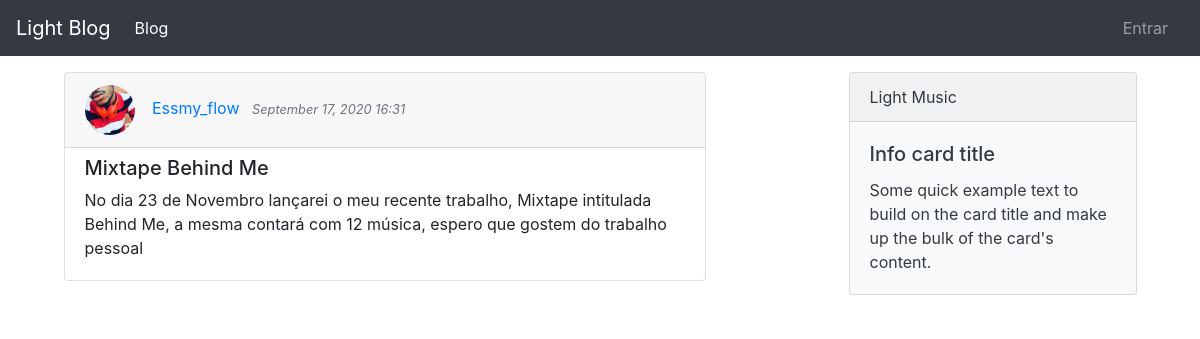
The app's page /post/2/ with its own data.
### blog/models.py (models this page shows, shortened)
class Post(models.Model):
    title = models.CharField(max_length=100)
    content = models.TextField()
    date_posted = models.DateTimeField(default=timezone.now)
    author = models.ForeignKey(User,on_delete=models.CASCADE)

### users/models.py (models this page shows, shortened)
class Perfil(models.Model):
    user = models.OneToOneField(User,on_delete=models.CASCADE)
    imagem = models.ImageField(default='default.jpg',upload_to='ImgPerfil')

### blog/views.py (the view)
# urls.py: path('post/<int:pk>/', PostDetailView.as_view(), name='post-detail'),
class PostDetailView(DetailView):
    model = Post
    context_object_name = 'post'

### blog/templates/blog/post_detail.html (shortened to what this page needs)
{% extends 'blog/base.html' %}
{% block content %}
<div class="clearfix div-container">
<aside class="aside-left mr-2">
<div class="row">
    {% if post %}
        <div class="col-md-10 mb-2">
        <div class="card">
            <div class="card-header">
                <img class="rounded-circle img-perfil" style="width: 50px; height: 50px;" src="{{ post.author.perfil.imagem.url }}" alt="">
                <a href="{% url 'blog:user-posts' post.author.username %}" class="mr-2 no-decoration">{{ post.author }}</a>
                <small class="text-muted"><cite title="Source Title">{{ post.date_posted|date:"F d, Y H:i" }}</cite></small>
            </div>
            <div class="card-body mb-0 pt-2">
                <h5 class="">{{post.title}}</h5>
                <p class="mb-0">{{ post.content }}</p>
            </div>
          </div>
        </div>
    {% endif %}
</div>
</aside>
<aside>
    <div class="card text-white text-dark bg-light mb-3" style="max-width: 18rem;">
        <div class="card-header">Light Music</div>
        <div class="card-body">
        <h5 class="card-title">Info card title</h5>
        <p class="card-text">Some quick example text to build on the card title and make up the bulk of the card's content.</p>
    </div>
</aside>
</div>
{% endblock content %}

### blog/static/blog/css/mystyle.css (style rules this page uses)
.no-decoration { text-decoration: none !important; }
.div-container { display: flex; flex-wrap: wrap; justify-content: center; }
.aside-left { max-width: 70%; }
.img-perfil { width: 80px; height: 80px; margin-right: 13px; }

### records on screen
Post: author.perfil.imagem (picture), author "Essmy_flow", date_posted "September 17, 2020 16:31", title "Mixtape Behind Me", content "No dia 23 de Novembro lançarei o meu recente trabalho, Mixtape intitulada Behind Me, a mesma contará com 12 música, espero que gostem do trabalho pessoal"
